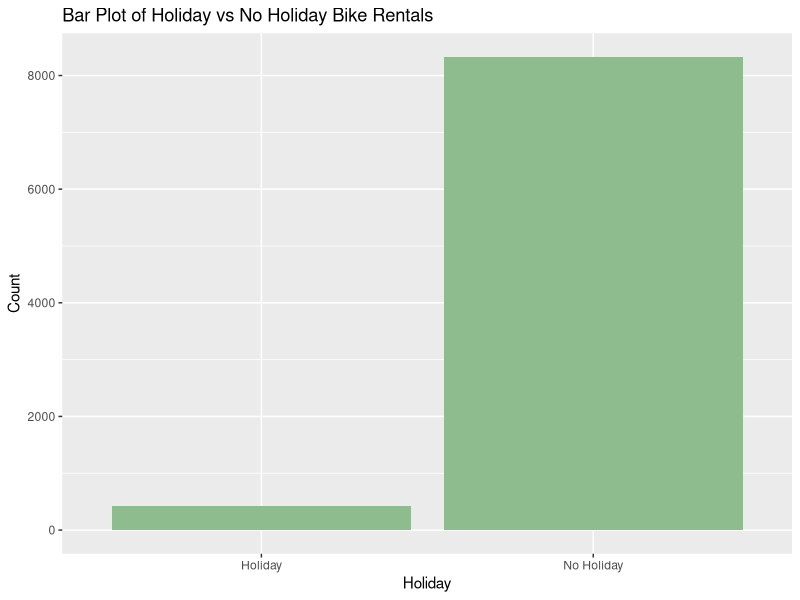
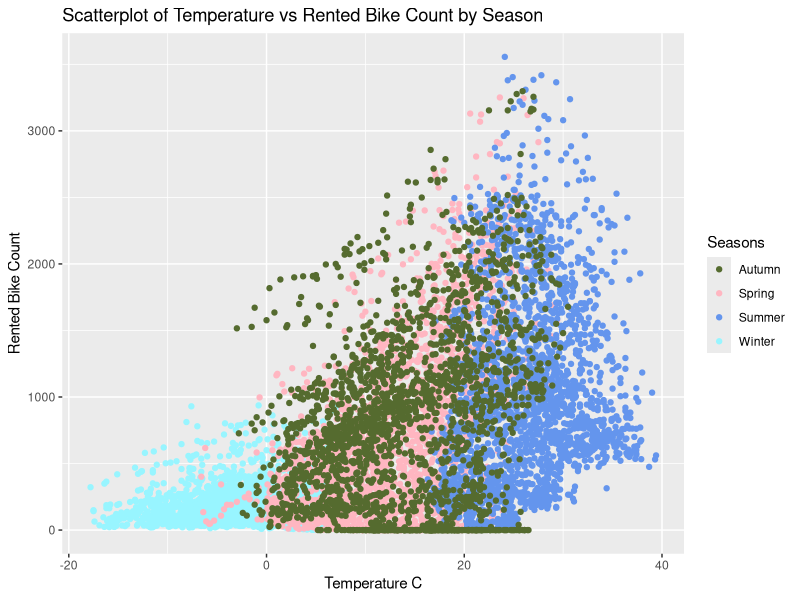
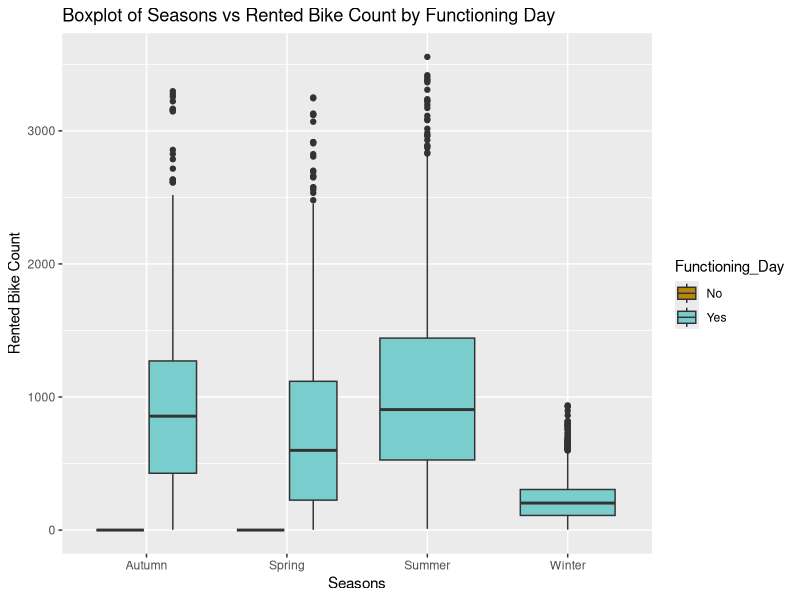
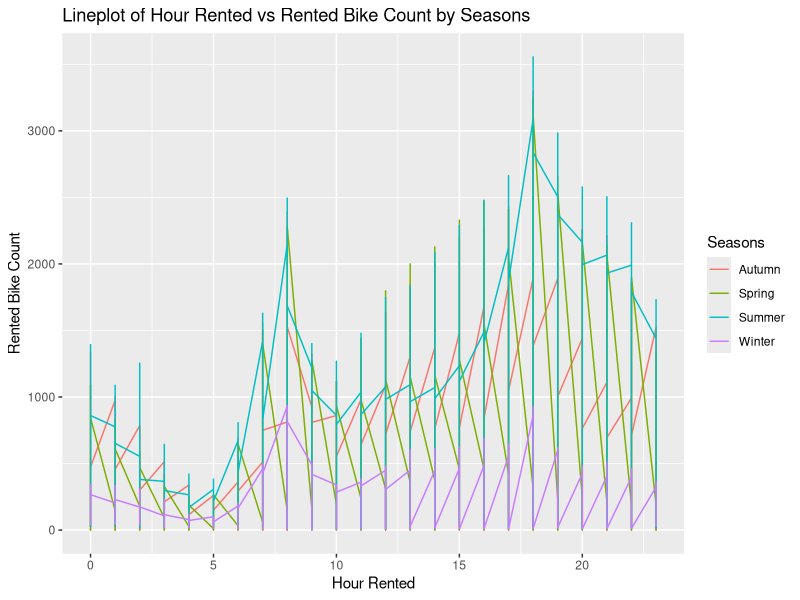
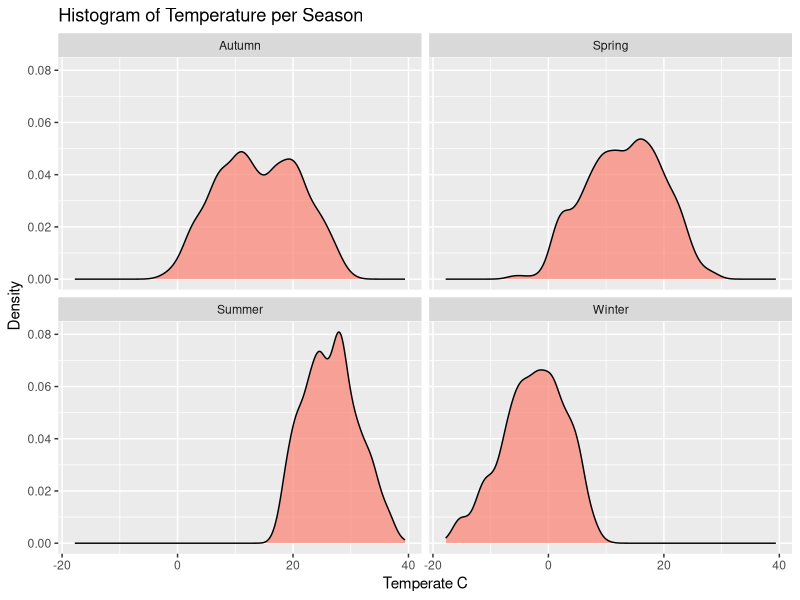
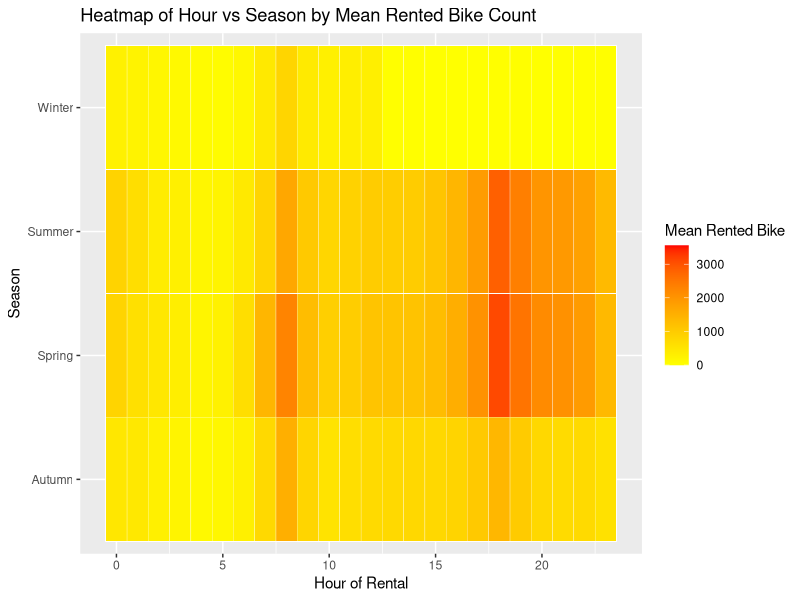

Recreate these plots in R, in order.
## ---- chunk 1
library(tidyverse)
library(ggplot2)

# Read in Seoul Bike Data
bike_data <- read.csv("SeoulBikeData.csv", header = TRUE, fileEncoding = "latin1")
# Tidy up column names
colnames(bike_data) <- (c("Date", "Rented_Bike_Count", "Hour", "Temperature_C", "Humidity_%", "Wind_speed_m/s", "Visibility_10m", "Dew_point_temp_C", "Solar_Radiation_MJ/m2", "Rainfall_mm", "Snowfall_cm", "Seasons", "Holiday", "Functioning_Day"))

bike_data
## ---- chunk 2
# One way contingency tables
table(bike_data$Holiday, useNA = "always")
table(bike_data$Functioning_Day)

# Two way contingency tables
table(bike_data$Holiday, bike_data$Seasons)
table(bike_data$Functioning_Day, bike_data$Seasons)
table(bike_data$Holiday, bike_data$Functioning_Day)

# Numerical summaries
bike_data |>
  summarize(across(where(is.numeric), list("Mean" = mean, "Median" = median, "SD" = sd, "IQR" = IQR), .names = "{.fn}_{.col}"))

bike_data |>
  group_by(Seasons) |>
  summarize(across(where(is.numeric), list("Mean" = mean, "Median" = median, "SD" = sd, "IQR" = IQR), .names = "{.fn}_{.col}"))

bike_data |>
  group_by(Holiday) |>
  summarize(across(where(is.numeric), list("Mean" = mean, "Median" = median, "SD" = sd, "IQR" = IQR), .names = "{.fn}_{.col}"))
## ---- chunk 3
# Plots

# Bar plot (univariate plot 1) - This plot compares Holiday vs Non Holiday bike rentals.
ggplot(bike_data, aes(x = Holiday)) + geom_bar(fill = "darkseagreen") + labs(x = "Holiday", y = "Count", title = "Bar Plot of Holiday vs No Holiday Bike Rentals")

# Scatterplot (multivariate plot 2) - This plot shows the relationship between temperature and bike rentals, indicating seasonal trends. 
ggplot(bike_data, aes(x = Temperature_C, y = Rented_Bike_Count, color = Seasons)) + geom_point() + labs(x = "Temperature C", y = "Rented Bike Count", title = "Scatterplot of Temperature vs Rented Bike Count by Season") + scale_color_manual(values = c("Winter" = "cadetblue1", "Spring" = "lightpink", "Summer" = "cornflowerblue", "Autumn" = "darkolivegreen"))

# Boxplot (multivariate plot 3) - This plot shows the distribution of rentals across seasons and days.
ggplot(bike_data, aes(x = Seasons, y = Rented_Bike_Count, fill = Functioning_Day)) + geom_boxplot() + labs(x = "Seasons", y = "Rented Bike Count", title = "Boxplot of Seasons vs Rented Bike Count by Functioning Day") + scale_fill_manual(values = c("No" = "darkgoldenrod", "Yes" = "darkslategray3"))

# Line plot (multivariate plot 4) - This plot shows hourly rental trends by season
ggplot(bike_data, aes(x = Hour, y = Rented_Bike_Count, color = Seasons)) + geom_line() + labs(x = "Hour Rented", y = "Rented Bike Count", title = "Lineplot of Hour Rented vs Rented Bike Count by Seasons")

# Histogram/density plot (multivariate plot 5 + faceting) - This plot shows the distribution of temperature per season.
ggplot(bike_data, aes(x = Temperature_C)) + geom_density(fill = "salmon", alpha = 0.7) + labs(x = "Temperate C", y = "Density", title = "Histogram of Temperature per Season") + facet_wrap(~ Seasons)

# Heatmap (multivariate plot 6 + not covered in class) - This plot shows when rentals peak throughout the day by season
ggplot(bike_data, aes(x = Hour, y = Seasons, fill = Rented_Bike_Count)) + geom_tile(color = "white") + scale_fill_gradient(low = "yellow", high = "red") + labs(x = "Hour of Rental", y = "Season", fill = "Mean Rented Bike", title = "Heatmap of Hour vs Season by Mean Rented Bike Count")
